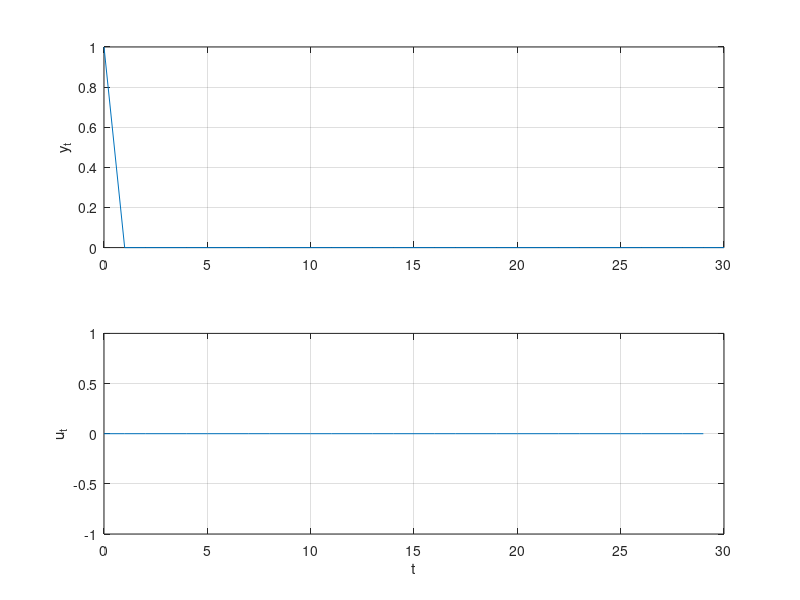

Here is the MATLAB script that generated this plot:
% Problem 3 b)
clc; clear all; close all;

A = [0 0 0; 0 0 1; 0.1 -0.79 1.78];
B = [1 0 0.1]';
C = [0 0 1];

x0 = [0 0 1]'; 
N = 30; 
blocks = 6; b_lenght = N/blocks;
nx = size(A,2); nu = size(B,2);

% Cost function
Qt = 2*diag([0, 0, 1]);
Q = kron(eye(N), Qt);
Rt = 2*1;
R = kron(b_lenght*eye(blocks), Rt);
G = blkdiag(Q, R);

% Equality constraint
Aeq_c1 = eye(N*nx);
Aeq_c2 = kron(diag(ones(N-1,1),-1), -A);
ones_block = kron(eye(blocks),ones(b_lenght,1));
Aeq_c3 = kron(ones_block, -B);
Aeq = [Aeq_c1 + Aeq_c2, Aeq_c3];

beq = [A*x0; zeros((N-1)*nx,1)];

% Inequality constraints
x_lb = -Inf(N*nx,1);
x_ub =  Inf(N*nx,1);
u_lb = -ones(blocks*nu,1);
u_ub =  ones(blocks*nu,1);
lb = [x_lb; u_lb];
ub = [x_ub; u_ub];

% Solving QP
[z,fval,exitflag,output,lambda] = quadprog(G,[],[],[],Aeq,beq,lb,ub,[]);

% Extracting variables
y = [x0(3); z(nx:nx:N*nx)];
u_blocks = z(N*nx+1:N*nx+blocks*nu);
u = ones_block*u_blocks; 

t = 1:N;

% Plot optimal trajectory
figure('Name','3 b)');
subplot(2,1,1); plot([0,t],y);grid('on');ylabel('y_t')
subplot(2,1,2);plot(t-1,u);grid('on');xlabel('t');ylabel('u_t');